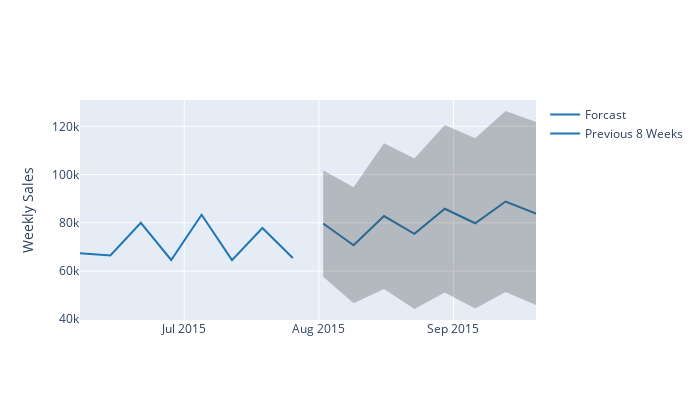

Write notebook code for a chart like this one.
### Code cell
# visualize the forecast plot

fig = go.Figure([
     go.Scatter(
        name='Previous 8 Weeks',
        x=storeweeklysales[-9:-1].index,
        y=webresult['Previous 8 Weeks'],
        mode='lines',
        line=dict(color='rgb(31, 119, 180)'),
    ),
    go.Scatter(
        name='Forcast',
        x=webresult.index,
        y=webresult['Forecast'],
        mode='lines',
        line=dict(color='rgb(31, 119, 180)'),
    ),
    go.Scatter(
        name='Upper Bound',
        x=webresult.index,
        y=webresult['upper CI'],
        mode='lines',
        marker=dict(color="#444"),
        line=dict(width=0),
        showlegend=False
    ),
    go.Scatter(
        name='Lower Bound',
        x=webresult.index,
        y=webresult['lower CI'],
        marker=dict(color="#444"),
        line=dict(width=0),
        mode='lines',
        fillcolor='rgba(68, 68, 68, 0.3)',
        fill='tonexty',
        showlegend=False
    )
])
fig.update_layout(
    width=700,
    height=400,
    yaxis_title='Weekly Sales ',
    hovermode="x"
)
fig.show()

### Figure 1 — Plotly figure (JSON) as saved in the notebook; plotly's stock layout.template omitted (floating-point values rounded to 4 significant figures)
{"data": [{"line": {"color": "rgb(31, 119, 180)"}, "mode": "lines", "name": "Previous 8 Weeks", "type": "scatter", "x": ["2015-06-07T00:00:00", "2015-06-14T00:00:00", "2015-06-21T00:00:00", "2015-06-28T00:00:00", "2015-07-05T00:00:00", "2015-07-12T00:00:00", "2015-07-19T00:00:00", "2015-07-26T00:00:00"], "y": [67408, 66482, 80004, 64590, 83333, 64515, 77855, 65400]}, {"line": {"color": "rgb(31, 119, 180)"}, "mode": "lines", "name": "Forcast", "type": "scatter", "x": ["2015-08-02T00:00:00", "2015-08-09T00:00:00", "2015-08-16T00:00:00", "2015-08-23T00:00:00", "2015-08-30T00:00:00", "2015-09-06T00:00:00", "2015-09-13T00:00:00", "2015-09-20T00:00:00"], "y": [79700.0, 70680.0, 82780.0, 75440.0, 85810.0, 79800.0, 88810.0, 83860.0]}, {"line": {"width": 0}, "marker": {"color": "#444"}, "mode": "lines", "name": "Upper Bound", "showlegend": false, "type": "scatter", "x": ["2015-08-02T00:00:00", "2015-08-09T00:00:00", "2015-08-16T00:00:00", "2015-08-23T00:00:00", "2015-08-30T00:00:00", "2015-09-06T00:00:00", "2015-09-13T00:00:00", "2015-09-20T00:00:00"], "y": [101800.0, 94720.0, 113000.0, 106600.0, 120500.0, 115100.0, 126300.0, 121800.0]}, {"fill": "tonexty", "fillcolor": "rgba(68, 68, 68, 0.3)", "line": {"width": 0}, "marker": {"color": "#444"}, "mode": "lines", "name": "Lower Bound", "showlegend": false, "type": "scatter", "x": ["2015-08-02T00:00:00", "2015-08-09T00:00:00", "2015-08-16T00:00:00", "2015-08-23T00:00:00", "2015-08-30T00:00:00", "2015-09-06T00:00:00", "2015-09-13T00:00:00", "2015-09-20T00:00:00"], "y": [57580.0, 46630.0, 52580.0, 44260.0, 51120.0, 44510.0, 51280.0, 45930.0]}], "layout": {"height": 400, "hovermode": "x", "width": 700, "yaxis": {"title": {"text": "Weekly Sales "}}}}
